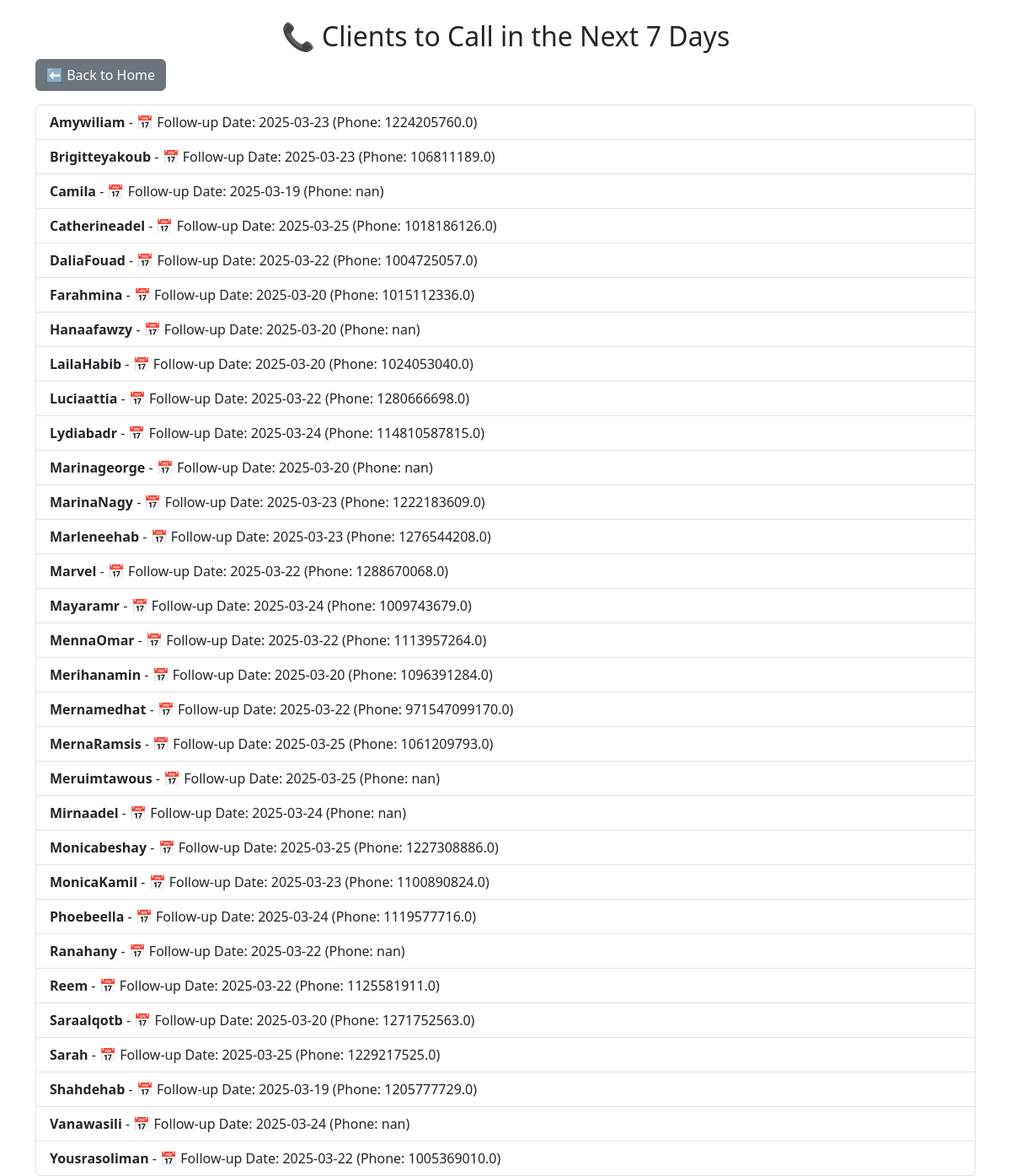
/followups, run on the app's committed database.
### app.py (models this page shows, shortened)
class ClientVisit(db.Model):
    id = db.Column(db.Integer, primary_key=True)
    name = db.Column(db.String(100), nullable=False)
    phone = db.Column(db.String(20), nullable=True)
    email = db.Column(db.String(100), nullable=True)
    visit_date = db.Column(db.DateTime, default=datetime.utcnow)
    next_followup = db.Column(db.DateTime, nullable=True)
    invoice = db.Column(db.Float, default=0.0)  # Amount paid by the client
    tips = db.Column(db.Float, default=0.0)     # Tips received
    martina_commission = db.Column(db.Float, default=0.0)  # 45% of Invoice

### app.py (the view)
@app.route("/followups")
def followups():
    today = datetime.now()
    next_week = today + timedelta(days=7)
    clients_to_call = ClientVisit.query.filter(ClientVisit.next_followup != None, ClientVisit.next_followup.between(today, next_week)).all()
    return render_template("followups.html", clients=clients_to_call)

### templates/followups.html (shortened to what this page needs)
<!DOCTYPE html>
<html lang="en">
<head>
    <link rel="stylesheet" href="https://cdn.jsdelivr.net/npm/bootstrap@5.3.0/dist/css/bootstrap.min.css">
</head>
<body class="container mt-4">
    <h2 class="text-center">📞 Clients to Call in the Next 7 Days</h2>
    <a href="/" class="btn btn-secondary mb-3">⬅️ Back to Home</a>
    <ul class="list-group">
        {% for client in clients %}
            <li class="list-group-item">
                <strong>{{ client.name }}</strong> - 📅 Follow-up Date: {{ client.next_followup.date() }} (Phone: {{ client.phone }})
            </li>
        {% endfor %}
    </ul>
</body>
</html>

### data on the page
ClientVisit: name "Amywiliam", next_followup "2025-03-23", phone "1224205760.0"
ClientVisit: name "Brigitteyakoub", next_followup "2025-03-23", phone "106811189.0"
ClientVisit: name "Camila", next_followup "2025-03-19", phone "nan"
ClientVisit: name "Catherineadel", next_followup "2025-03-25", phone "1018186126.0"
ClientVisit: name "DaliaFouad", next_followup "2025-03-22", phone "1004725057.0"
ClientVisit: name "Farahmina", next_followup "2025-03-20", phone "1015112336.0"
ClientVisit: name "Hanaafawzy", next_followup "2025-03-20", phone "nan"
ClientVisit: name "LailaHabib", next_followup "2025-03-20", phone "1024053040.0"
ClientVisit: name "Luciaattia", next_followup "2025-03-22", phone "1280666698.0"
ClientVisit: name "Lydiabadr", next_followup "2025-03-24", phone "114810587815.0"
ClientVisit: name "Marinageorge", next_followup "2025-03-20", phone "nan"
ClientVisit: name "MarinaNagy", next_followup "2025-03-23", phone "1222183609.0"
ClientVisit: name "Marleneehab", next_followup "2025-03-23", phone "1276544208.0"
ClientVisit: name "Marvel", next_followup "2025-03-22", phone "1288670068.0"
ClientVisit: name "Mayaramr", next_followup "2025-03-24", phone "1009743679.0"
ClientVisit: name "MennaOmar", next_followup "2025-03-22", phone "1113957264.0"
ClientVisit: name "Merihanamin", next_followup "2025-03-20", phone "1096391284.0"
ClientVisit: name "Mernamedhat", next_followup "2025-03-22", phone "971547099170.0"
ClientVisit: name "MernaRamsis", next_followup "2025-03-25", phone "1061209793.0"
ClientVisit: name "Meruimtawous", next_followup "2025-03-25", phone "nan"
ClientVisit: name "Mirnaadel", next_followup "2025-03-24", phone "nan"
ClientVisit: name "Monicabeshay", next_followup "2025-03-25", phone "1227308886.0"
ClientVisit: name "MonicaKamil", next_followup "2025-03-23", phone "1100890824.0"
ClientVisit: name "Phoebeella", next_followup "2025-03-24", phone "1119577716.0"
ClientVisit: name "Ranahany", next_followup "2025-03-22", phone "nan"
ClientVisit: name "Reem", next_followup "2025-03-22", phone "1125581911.0"
ClientVisit: name "Saraalqotb", next_followup "2025-03-20", phone "1271752563.0"
ClientVisit: name "Sarah", next_followup "2025-03-25", phone "1229217525.0"
ClientVisit: name "Shahdehab", next_followup "2025-03-19", phone "1205777729.0"
ClientVisit: name "Vanawasili", next_followup "2025-03-24", phone "nan"
ClientVisit: name "Yousrasoliman", next_followup "2025-03-22", phone "1005369010.0"
